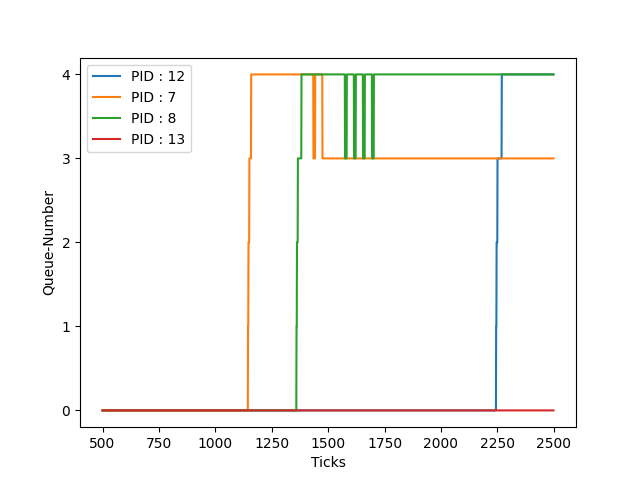

The script that drew this image:
import matplotlib.pyplot as plt


x1 = []
y1 =[]
for i in range(500,2500):
	x1.append(i)
for i in range(500,2245):
	y1.append(0)
for i in range(2245,2247):
	y1.append(1)
for i in range(2247,2251):
	y1.append(2)
for i in range(2251,2270):
	y1.append(3)
for i in range(2270,2500):
	y1.append(4)


plt.plot(x1, y1, label="PID : 12")

x2 = []
y2 =[]
for i in range(500,2500):
	x2.append(i)
for i in range(500,1145):
	y2.append(0)
for i in range(1145,1147):
	y2.append(1)
for i in range(1147,1151):
	y2.append(2)
for i in range(1151,1159):
	y2.append(3)
for i in range(1159,1435):
	y2.append(4)
for i in range(1435,1443):
	y2.append(3)
for i in range(1443,1475):
	y2.append(4)
for i in range(1475,2500):
	y2.append(3)


plt.plot(x2, y2, label="PID : 7")

x3 = []
y3 =[]
for i in range(500,2500):
	x3.append(i)
for i in range(500,1360):
	y3.append(0)
for i in range(1360,1362):
	y3.append(1)
for i in range(1362,1366):
	y3.append(2)
for i in range(1366,1382):
	y3.append(3)
for i in range(1382,1575):
	y3.append(4)
for i in range(1575,1583):
	y3.append(3)
for i in range(1583,1615):
	y3.append(4)
for i in range(1615,1623):
	y3.append(3)
for i in range(1623,1655):
	y3.append(4)
for i in range(1655,1663):
	y3.append(3)
for i in range(1663,1695):
	y3.append(4)
for i in range(1695,1703):
	y3.append(3)
for i in range(1703,2500):
	y3.append(4)


plt.plot(x3, y3, label="PID : 8")

x4 = []
y4 =[]
for i in range(500,2500):
	x4.append(i)
for i in range(500,2500):
	y4.append(0)

plt.plot(x4, y4, label="PID : 13")

plt.yticks([0,1,2,3,4])
plt.xlabel('Ticks')
plt.ylabel('Queue-Number')
plt.legend()
plt.show()
